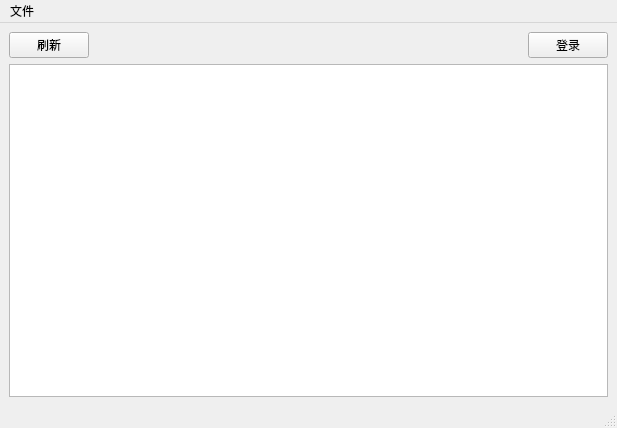
<?xml version="1.0" encoding="UTF-8"?>
<ui version="4.0">
 <class>MainWindow</class>
 <widget class="QMainWindow" name="MainWindow">
  <property name="geometry">
   <rect>
    <x>0</x>
    <y>0</y>
    <width>617</width>
    <height>428</height>
   </rect>
  </property>
  <property name="windowTitle">
   <string>MainWindow</string>
  </property>
  <widget class="QWidget" name="centralwidget">
   <layout class="QGridLayout" name="gridLayout">
    <item row="0" column="0">
     <layout class="QHBoxLayout" name="horizontalLayout">
      <item>
       <widget class="QPushButton" name="button_flush">
        <property name="text">
         <string>刷新</string>
        </property>
       </widget>
      </item>
      <item>
       <spacer name="horizontalSpacer">
        <property name="orientation">
         <enum>Qt::Orientation::Horizontal</enum>
        </property>
        <property name="sizeHint" stdset="0">
         <size>
          <width>40</width>
          <height>20</height>
         </size>
        </property>
       </spacer>
      </item>
      <item>
       <widget class="QPushButton" name="pushButton">
        <property name="text">
         <string>登录</string>
        </property>
       </widget>
      </item>
     </layout>
    </item>
    <item row="1" column="0">
     <widget class="StyledTableWidget" name="tableWidget">
      <property name="styleSheet">
       <string notr="true">StyledTableWidget {
                background-color: #f8f9fa;
                alternate-background-color: #e9ecef;
                gridline-color: #dee2e6;
                border: 1px solid #dee2e6;
                border-radius: 8px;
                outline: none;
            }

            StyledTableWidget::item {
                padding: 8px;
                border-bottom: 1px solid #dee2e6;
            }

            StyledTableWidget::item:selected {
                background-color: #007bff;
                color: white;
            }

            QHeaderView::section {
                color: white;
                padding: 8px;
                border: none;
                font-weight: bold;
            }

            QHeaderView::section:first {
                border-top-left-radius: 7px;
            }

            QHeaderView::section:last {
                border-top-right-radius: 7px;
            }

            QTableCornerButton::section {
                background-color: #343a40;
                border-top-left-radius: 7px;
            }</string>
      </property>
      <property name="selectionMode">
       <enum>QAbstractItemView::SelectionMode::ExtendedSelection</enum>
      </property>
     </widget>
    </item>
   </layout>
  </widget>
  <widget class="QMenuBar" name="menubar">
   <property name="geometry">
    <rect>
     <x>0</x>
     <y>0</y>
     <width>617</width>
     <height>33</height>
    </rect>
   </property>
   <widget class="QMenu" name="menu">
    <property name="title">
     <string>文件</string>
    </property>
    <addaction name="action"/>
   </widget>
   <addaction name="menu"/>
  </widget>
  <widget class="QStatusBar" name="statusbar"/>
  <action name="action">
   <property name="text">
    <string>导出</string>
   </property>
  </action>
 </widget>
 <customwidgets>
  <customwidget>
   <class>StyledTableWidget</class>
   <extends>QTableWidget</extends>
   <header>styledtablewidget.h</header>
  </customwidget>
 </customwidgets>
 <resources/>
 <connections/>
</ui>
